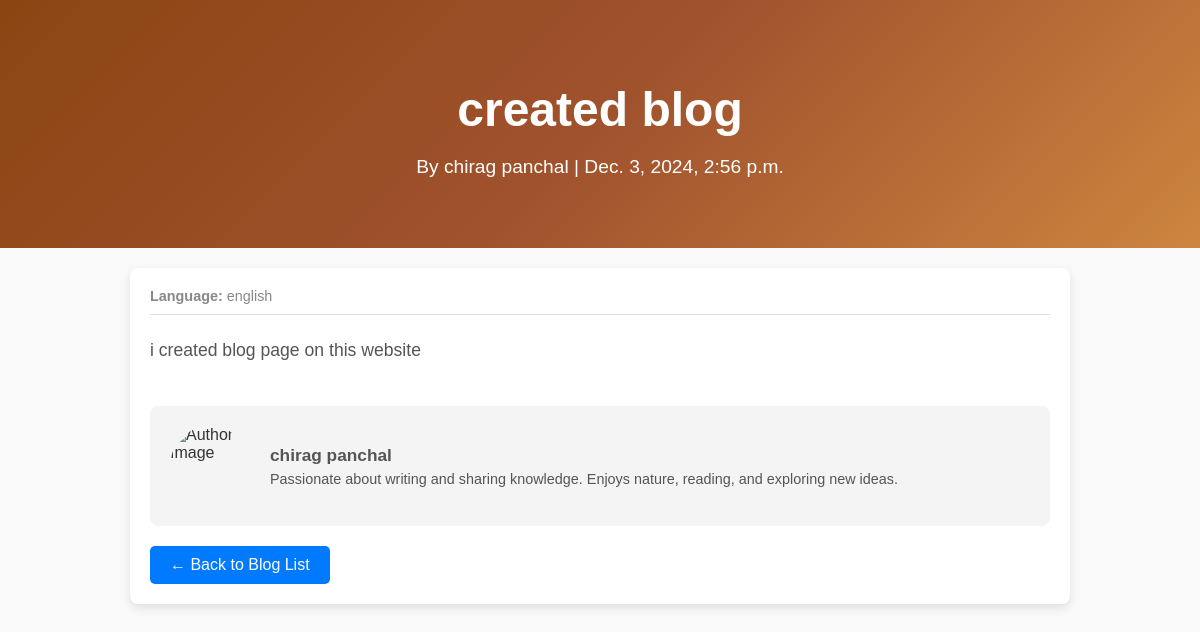
Screenshot of /blogs/1/ with the database file from the repository.
### my_app/models.py (models this page shows)
class blog(models.Model):
    author = models.CharField(max_length=50)
    language = models.CharField(max_length=20)
    title = models.CharField(max_length=50)
    published_date = models.DateTimeField(auto_now_add=True)
    body = models.TextField()
    def __str__(self):
        return self.author

### my_app/views.py (the view)
# urls.py: path('blogs/<int:blog_id>/', views.show_blog_detail, name='blog_detail'),
def show_blog_detail(request,blog_id):
    blogs = blog.objects.get(id = blog_id)
    print(blogs)
    return render(request, 'blog_details.html', {'blogs': blogs})

### my_app/templates/blog_details.html (shortened to what this page needs)
<!DOCTYPE html>
<html lang="en">
<head>
</head>
<body>
    <div class="hero">
        <h1>{{ blogs.title }}</h1>
        <p>By {{ blogs.author }} | {{ blogs.published_date }}</p>
    </div>
    <div class="container">
        <div class="blog-meta">
            <span><strong>Language:</strong> {{ blogs.language }}</span>
        </div>
        <div class="blog-content">
            {{ blogs.body }}
        </div>
        <div class="author-bio">
            <img src="https://source.unsplash.com/80x80/?person" alt="Author Image">
            <div>
                <h3>{{ blogs.author }}</h3>
                <p>Passionate about writing and sharing knowledge. Enjoys nature, reading, and exploring new ideas.</p>
            </div>
        </div>
        <a href="{% url 'blogs' %}" class="back-btn">← Back to Blog List</a>
    </div>
</body>
</html>

### my_app/templates/blog_details.html (style rules this page uses)
body { font-family: 'Arial', sans-serif; margin: 0; padding: 0; background-color: #f9f9f9; color: #333; }
.hero { background: linear-gradient(135deg, #8b4513, #a0522d, #cd853f); padding: 50px 20px; color: #fff; text-align: center; }
.hero h1 { font-size: 3em; margin-bottom: 10px; }
.hero p { font-size: 1.2em; }
.container { max-width: 900px; margin: 20px auto; padding: 20px; background-color: #fff; box-shadow: 0 4px 10px rgba(0, 0, 0, 0.1); border-radius: 8px; }
.blog-meta { font-size: 0.9em; color: #888; margin-bottom: 20px; border-bottom: 1px solid #ddd; padding-bottom: 10px; }
.blog-meta span { margin-right: 15px; }
.blog-content { font-size: 1.1em; line-height: 1.8; color: #555; }
.author-bio { margin-top: 40px; display: flex; align-items: center; padding: 20px; background-color: #f4f4f4; border-radius: 8px; }
.author-bio img { width: 80px; height: 80px; border-radius: 50%; margin-right: 20px; }
.author-bio div { font-size: 0.9em; color: #555; }
.author-bio h3 { margin: 0; font-size: 1.2em; }
.author-bio p { margin: 5px 0 0; }
.back-btn { display: inline-block; margin-top: 20px; text-decoration: none; color: #fff; background-color: #007BFF; padding: 10px 20px; border-radius: 5px; transition: background-color 0.3s ease; }

### rows the page displays
blog: title "created blog", author "chirag panchal", published_date "Dec. 3, 2024, 2:56 p.m.", language "english", body "i created blog page on this website"
